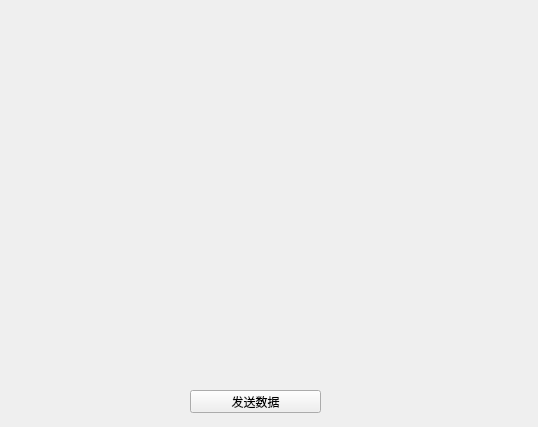
<?xml version="1.0" encoding="UTF-8"?>
<ui version="4.0">
 <class>mode_upload</class>
 <widget class="QWidget" name="mode_upload">
  <property name="geometry">
   <rect>
    <x>0</x>
    <y>0</y>
    <width>538</width>
    <height>427</height>
   </rect>
  </property>
  <property name="windowTitle">
   <string>Form</string>
  </property>
  <widget class="QPushButton" name="pushButton">
   <property name="geometry">
    <rect>
     <x>190</x>
     <y>390</y>
     <width>131</width>
     <height>23</height>
    </rect>
   </property>
   <property name="text">
    <string>发送数据</string>
   </property>
  </widget>
 </widget>
 <resources/>
 <connections/>
</ui>
